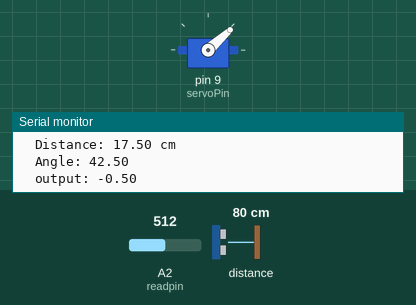
The sketch below on a simulated Arduino Uno, built with avr-gcc and run on an emulated ATmega328P. On the bench: servo, the last lines printed to the serial monitor. The test bench sets the inputs (shaded band); at power-on: distance to the obstacle 80 cm, A2 (readpin) = 512.

Above: at 1.2 s.
1.3 s: distance to the obstacle set to 9 cm
At 1.7 s:
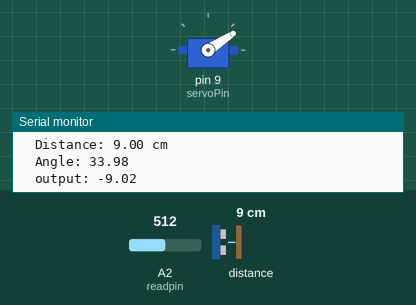
2.8 s: A2 (readpin) set to 716
At 3.6 s:
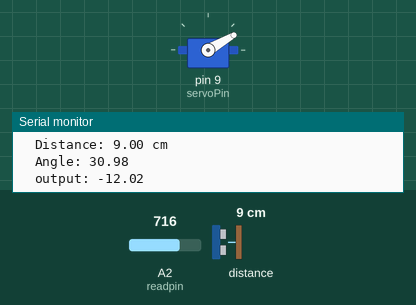
4.3 s: distance to the obstacle set to 20 cm
At 4.51 s:
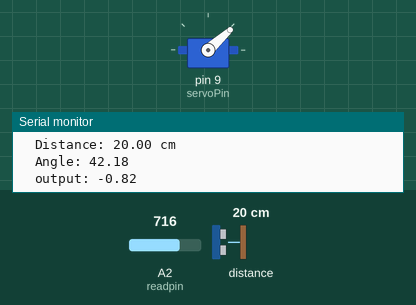
6.1 s: A2 (readpin) set to 900
At 6.6 s:
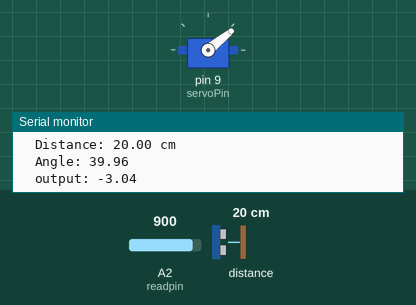
Timing chart, 0 to 8.6 s (numbered marks = the images above; inputs shaded):
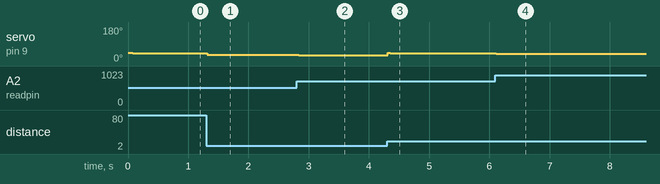

The sketch:

ballBeamProjectCode.ino
```cpp
#include <Wire.h>
#include "Adafruit_VL53L0X.h"
#include <Servo.h>
#define servoPin 9
#define initangle 43
Adafruit_VL53L0X lox = Adafruit_VL53L0X();
Servo myServo;

// Varibale initialisation
float distance;
int setpoint = 17.5;
float filtereddistance = 17.5;
int readpin = A2;
int readval;
float kp = 1;
float ki = 0.000001;
float kd = 9.5;
float proportional = 0, integral = 0, derivative = 0, derivativeRAW = 0;
float output = 0;
int now = 0, lastTime = 0, dt;
float error = 0, lastError = 0;
// PID function intialisation
float pid(float error);

void setup() {
  // Initialise serial monitor for serial tracking
  Serial.begin(115200);
  // TOF sensor initialisation
  while (!Serial) { delay(1); }
  Serial.println("Adafruit VL53L0X test");
  if (!lox.begin()) {
    Serial.println(F("Failed to boot VL53L0X"));
    while (1);
  }
  lox.configSensor(Adafruit_VL53L0X::VL53L0X_SENSE_DEFAULT);
  Wire.setWireTimeout(3000, true);
  lox.startRange();
  // Servo motor intialisation
  myServo.attach(servoPin);
  myServo.write(initangle);
}

void loop() {
  // Time Tracking
  now = millis();
  dt = now - lastTime;
  // PID loop every 40 milliseconds
  if (dt >= 40) {
    readDistance();
    readval= analogRead(readpin);
    int setpoint = 11 +readval/70;
    Serial.print("setpoint set to: ");
    Serial.println(setpoint);
    error = filtereddistance - setpoint;
    Serial.print("  Distance: ");
    Serial.print(filtereddistance);
    Serial.println(" cm");
    pid(error);
    // Overwrite last error and time
    lastError = error;
    lastTime = now;

    // Constrain servo angle to avoid over actuation
    float angle = initangle + output;
    angle = constrain(angle,10, 175);
    myServo.write(angle);

    Serial.print("  Angle: ");
    Serial.println(angle);
    Serial.print("  output: ");
    Serial.println(output);
  }
}

float pid(float error){
  proportional = kp * error;
  integral += error * dt;
  derivativeRAW = (error - lastError) / dt;
  // Active low pass filter for derivative term to reduce noise
  derivative = 0.65*derivative + 0.45*derivativeRAW;
  output = proportional + ki*integral + kd*derivative;
  return output;
}
// Apply range gate to reject invalid distance measurements
void readDistance(){
  if (lox.isRangeComplete()) {
   float mm = lox.readRangeResult();
    distance = mm / 10.0;
    if (distance < 33 && distance > 6){
      filtereddistance = distance;
    }
    lox.startRange();
  }
}
```

Measured:
- after the input at 1.3 s, servo on pin 9 (servoPin): 42° → 33° at once
- after the input at 2.8 s, servo on pin 9 (servoPin): 33° → 30° at once
- after the input at 4.3 s, servo on pin 9 (servoPin): 30° → 42° at once, → 41° 0.36 s later
- after the input at 6.1 s, servo on pin 9 (servoPin): 41° → 39° at once
